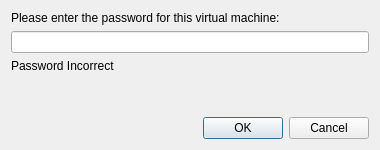
<?xml version="1.0" encoding="UTF-8"?>
<ui version="4.0">
 <class>VNCPasswordDialog</class>
 <widget class="QDialog" name="VNCPasswordDialog">
  <property name="geometry">
   <rect>
    <x>0</x>
    <y>0</y>
    <width>380</width>
    <height>150</height>
   </rect>
  </property>
  <property name="windowTitle">
   <string>Please enter your password...</string>
  </property>
  <layout class="QVBoxLayout" name="mainLayout">
   <item>
    <widget class="QLabel" name="enterPassLabel">
     <property name="text">
      <string>Please enter the password for this virtual machine:</string>
     </property>
     <property name="wordWrap">
      <bool>true</bool>
     </property>
     <property name="buddy">
      <cstring>passBox</cstring>
     </property>
    </widget>
   </item>
   <item>
    <widget class="QLineEdit" name="passBox">
     <property name="echoMode">
      <enum>QLineEdit::Password</enum>
     </property>
    </widget>
   </item>
   <item>
    <widget class="QLabel" name="passwordFailureLabel">
     <property name="text">
      <string>Password Incorrect</string>
     </property>
    </widget>
   </item>
   <item>
    <spacer name="bottomSpacer">
     <property name="orientation">
      <enum>Qt::Vertical</enum>
     </property>
     <property name="sizeHint" stdset="0">
      <size>
       <width>20</width>
       <height>10</height>
      </size>
     </property>
    </spacer>
   </item>
   <item>
    <widget class="QDialogButtonBox" name="buttonBox">
     <property name="standardButtons">
      <set>QDialogButtonBox::Cancel|QDialogButtonBox::Ok</set>
     </property>
    </widget>
   </item>
  </layout>
 </widget>
 <resources/>
 <connections>
  <connection>
   <sender>buttonBox</sender>
   <signal>accepted()</signal>
   <receiver>VNCPasswordDialog</receiver>
   <slot>accept()</slot>
  </connection>
  <connection>
   <sender>buttonBox</sender>
   <signal>rejected()</signal>
   <receiver>VNCPasswordDialog</receiver>
   <slot>reject()</slot>
  </connection>
 </connections>
</ui>
